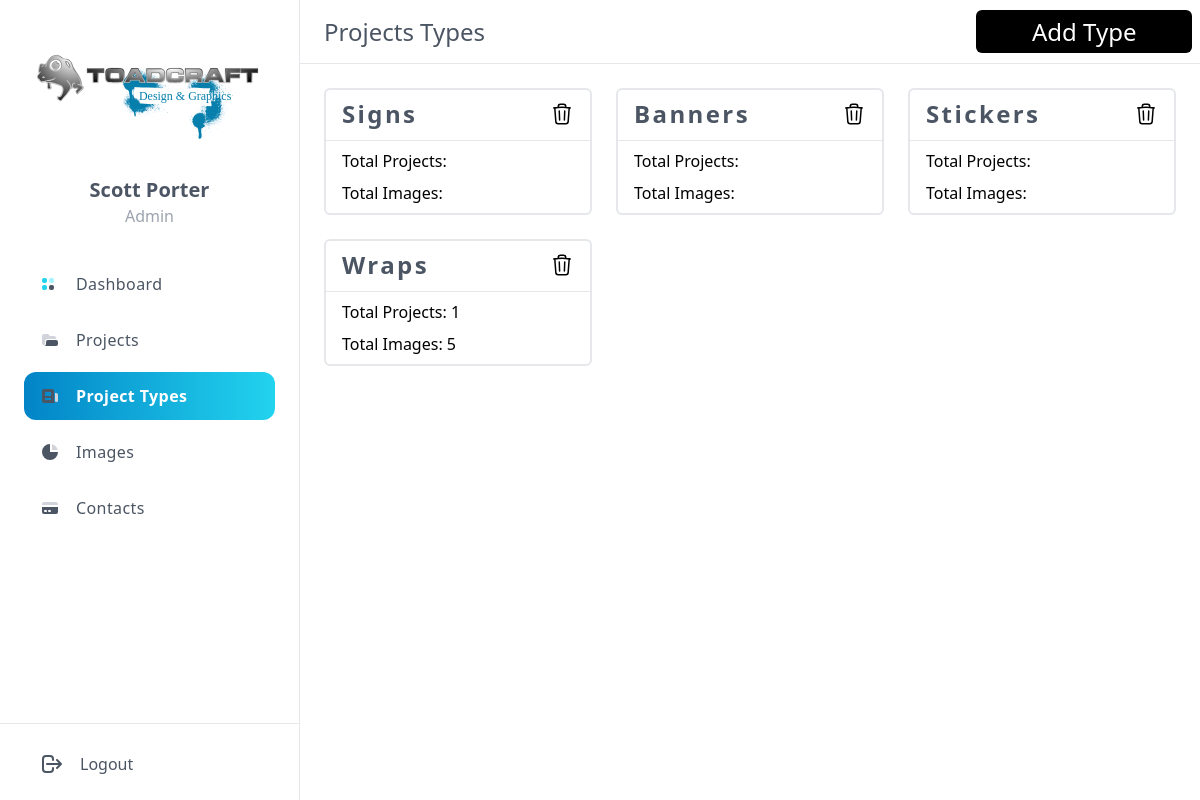
Page /admin_panel/project_types/ (signed in) on the earlier database version.
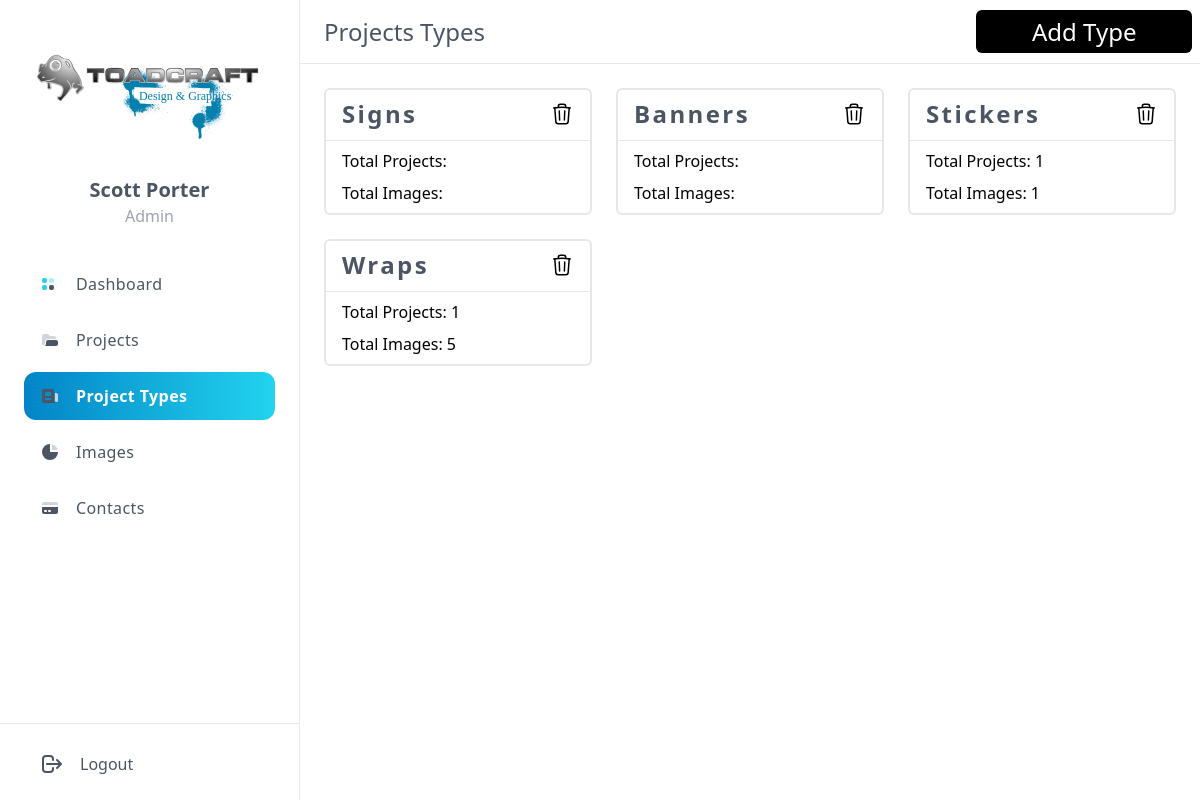
Same page on the later database version.
### base/models.py (models this page shows, shortened)
class ProjectType(models.Model):
    name = models.CharField(max_length=100, null=True, blank=True)
    def __str__(self):
        return self.name

class Project(models.Model):
    name = models.CharField(max_length=100)
    description = models.TextField()
    project_type = models.ForeignKey('ProjectType', null=True, blank=True, on_delete=models.SET_NULL)
    primary_image = models.ForeignKey('ProjectImage', on_delete=models.SET_NULL, related_name='primary_image', null=True, blank=True)

### base/views.py (the view, shortened to what this page needs)
# urls.py: path('admin_panel/project_types/', views.admin_project_types, name='admin_project_types'),
@login_required(login_url='login_page')
def admin_project_types(request):
    projects = Project.objects.all()
    images = ProjectImage.objects.all()
    project_types = ProjectType.objects.all()
    grouped_projects = {}
    grouped_images = {}
    for project in projects:
        if project.project_type is not None:
            if project.project_type.name in grouped_projects:
                grouped_projects[project.project_type.name].append(project)
            else:
                grouped_projects[project.project_type.name] = [project]
    for image in images:
        if image.project.project_type is not None:
            if image.project.project_type.name in grouped_images:
                grouped_images[image.project.project_type.name].append(image)
            else:
                grouped_images[image.project.project_type.name] = [image]
    form = ProjectTypeForm()
    context = {'form': form, 'projects': projects, 'grouped_projects': grouped_projects, 'grouped_images': grouped_images, 'project_types': project_types}
    return render(request, 'base/admin_project_types.html', context)

### base/templates/base/admin_project_types.html (shortened to what this page needs)
{% extends 'base/admin_panel.html' %}
{% block content %}
<div class="sticky z-10 top-0 h-16 border-b bg-white lg:py-2.5 flex justify-between">
    <div class="px-6 flex items-center justify-between space-x-4 2xl:container">
        <h5 hidden class="text-2xl text-gray-600 font-medium lg:block">Projects Types</h5>
    </div>
    <div class="flex justify-end items-center rounded-md mr-2 bg-black">
        <a href="#" class="add-type text-2xl cursor-pointer w-44 p-4 ml-10 text-white font-medium lg:block">Add
            Type</a>
    </div>
</div>
<div style="display: block;" class="px-6 pt-6 2xl:container">
    <div class="grid gap-6 md:grid-cols-2 lg:grid-cols-3">
        {% for type in project_types %}
        <div class="project-type-card border-solid border-2 rounded-md">
            <div class="flex justify-between mx-4 my-2">
                <div class="flex justify-center font-MicrogrammaReg tracking-widest font-semibold text-gray-600 text-2xl">
                    {{ type }}</div>
                <div class="mt-1">
                    <button class="delete-button" data-project-type-id="{{ type.id }}">
                    </button>
                </div>
            </div>
            <hr>
            <div class="mx-4 mt-2">Total Projects:
                {% for project, group in grouped_projects.items %}
                {% if project == type.name %}
                {{ group|length }}
                {% endif %}
                {% endfor %}
            </div>
            <div class="mx-4 mt-2 mb-2">Total Images:
                {% for images in grouped_images.items %}
                {% if images.0 == type.name %}
                {{ images.1|length }}
                {% endif %}
                {% endfor %}
            </div>
        </div>
        {% endfor %}
    </div>
</div>
{% endblock content %}

Differences in the rows shown:
added Project: group "1", shown under ProjectType "Stickers"
Other differences:
new list line: "1"
